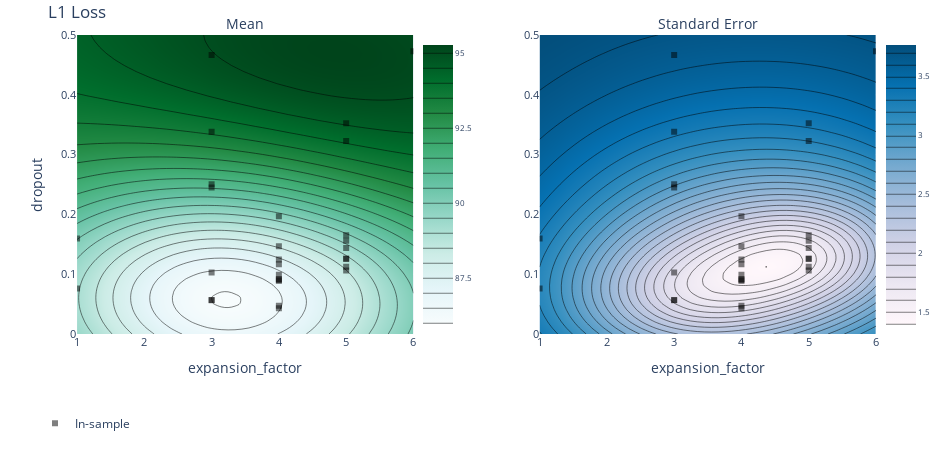

Write notebook code for a chart like this one.
### Code cell
render(ax_client.get_contour_plot(param_x="expansion_factor", param_y="dropout", metric_name="L1 Loss"))
best_parameters, values = ax_client.get_best_parameters()
print(best_parameters)
ax_client.save_to_json_file("mixer_optimization.json")

### Figure 1 — Plotly figure (JSON) as saved in the notebook; plotly's stock layout.template omitted (floating-point values rounded to 4 significant figures; data arrays with more than 128 entries replaced by an {"elided": "..."} marker saying what was removed)
{"data": [{"autocolorscale": false, "autocontour": true, "colorbar": {"tickfont": {"size": 8}, "ticksuffix": "", "x": 0.45, "y": 0.5}, "colorscale": [[0, "rgb(247,252,253)"], [0.125, "rgb(229,245,249)"], [0.25, "rgb(204,236,230)"], [0.375, "rgb(153,216,201)"], [0.5, "rgb(102,194,164)"], [0.625, "rgb(65,174,118)"], [0.75, "rgb(35,139,69)"], [0.875, "rgb(0,109,44)"], [1, "rgb(0,68,27)"]], "contours": {"coloring": "heatmap"}, "hoverinfo": "x+y+z", "ncontours": 25, "type": "contour", "x": [1, 1.102, 1.204, 1.306, 1.408, 1.51, 1.612, 1.714, 1.816, 1.918, 2.02, 2.122, 2.224, 2.327, 2.429, 2.531, 2.633, 2.735, 2.837, 2.939, 3.041, 3.143, 3.245, 3.347, 3.449, 3.551, 3.653, 3.755, 3.857, 3.959, 4.061, 4.163, 4.265, 4.367, 4.469, 4.571, 4.673, 4.776, 4.878, 4.98, 5.082, 5.184, 5.286, 5.388, 5.49, 5.592, 5.694, 5.796, 5.898, 6], "xaxis": "x", "y": [0, 0.0102, 0.02041, 0.03061, 0.04082, 0.05102, 0.06122, 0.07143, 0.08163, 0.09184, 0.102, 0.1122, 0.1224, 0.1327, 0.1429, 0.1531, 0.1633, 0.1735, 0.1837, 0.1939, 0.2041, 0.2143, 0.2245, 0.2347, 0.2449, 0.2551, 0.2653, 0.2755, 0.2857, 0.2959, 0.3061, 0.3163, 0.3265, 0.3367, 0.3469, 0.3571, 0.3673, 0.3776, 0.3878, 0.398, 0.4082, 0.4184, 0.4286, 0.4388, 0.449, 0.4592, 0.4694, 0.4796, 0.4898, 0.5], "yaxis": "y", "z": {"elided": "50x50 float values"}, "zauto": true, "zmax": 95.28, "zmin": -95.28}, {"autocolorscale": false, "autocontour": true, "colorbar": {"tickfont": {"size": 8}, "ticksuffix": "", "x": 1, "y": 0.5}, "colorscale": [[0, "rgb(255,247,251)"], [0.1429, "rgb(236,231,242)"], [0.2857, "rgb(208,209,230)"], [0.4286, "rgb(166,189,219)"], [0.5714, "rgb(116,169,207)"], [0.7143, "rgb(54,144,192)"], [0.8571, "rgb(5,112,176)"], [1, "rgb(3,78,123)"]], "contours": {"coloring": "heatmap"}, "hoverinfo": "x+y+z", "ncontours": 25, "type": "contour", "x": [1, 1.102, 1.204, 1.306, 1.408, 1.51, 1.612, 1.714, 1.816, 1.918, 2.02, 2.122, 2.224, 2.327, 2.429, 2.531, 2.633, 2.735, 2.837, 2.939, 3.041, 3.143, 3.245, 3.347, 3.449, 3.551, 3.653, 3.755, 3.857, 3.959, 4.061, 4.163, 4.265, 4.367, 4.469, 4.571, 4.673, 4.776, 4.878, 4.98, 5.082, 5.184, 5.286, 5.388, 5.49, 5.592, 5.694, 5.796, 5.898, 6], "xaxis": "x2", "y": [0, 0.0102, 0.02041, 0.03061, 0.04082, 0.05102, 0.06122, 0.07143, 0.08163, 0.09184, 0.102, 0.1122, 0.1224, 0.1327, 0.1429, 0.1531, 0.1633, 0.1735, 0.1837, 0.1939, 0.2041, 0.2143, 0.2245, 0.2347, 0.2449, 0.2551, 0.2653, 0.2755, 0.2857, 0.2959, 0.3061, 0.3163, 0.3265, 0.3367, 0.3469, 0.3571, 0.3673, 0.3776, 0.3878, 0.398, 0.4082, 0.4184, 0.4286, 0.4388, 0.449, 0.4592, 0.4694, 0.4796, 0.4898, 0.5], "yaxis": "y2", "z": {"elided": "50x50 float values"}}, {"hoverinfo": "text", "legendgroup": "In-sample", "marker": {"color": "black", "opacity": 0.5, "symbol": 1}, "mode": "markers", "name": "In-sample", "text": ["Arm 0_0<br>L1 Loss: 97.6978 (SEM: None)<br>patch_size: 48<br>dim: 512<br>depth: 4<br>dropout: 0.352444<br>expansion_factor: 5<br>expansion_factor_token: 1.5<br>timeframe: 1440<br>channels: 26<br>num_classes: 1", "Arm 1_0<br>L1 Loss: 99.0125 (SEM: None)<br>patch_size: 96<br>dim: 1024<br>depth: 8<br>dropout: 0.472661<br>expansion_factor: 6<br>expansion_factor_token: 0.5<br>timeframe: 1440<br>channels: 26<br>num_classes: 1", "Arm 2_0<br>L1 Loss: 93.0021 (SEM: None)<br>patch_size: 96<br>dim: 1024<br>depth: 8<br>dropout: 0.159672<br>expansion_factor: 1<br>expansion_factor_token: 1.5<br>timeframe: 1440<br>channels: 26<br>num_classes: 1", "Arm 3_0<br>L1 Loss: 91.4664 (SEM: None)<br>patch_size: 24<br>dim: 256<br>depth: 12<br>dropout: 0.0429145<br>expansion_factor: 4<br>expansion_factor_token: 1<br>timeframe: 1440<br>channels: 26<br>num_classes: 1", "Arm 4_0<br>L1 Loss: 94.5246 (SEM: None)<br>patch_size: 8<br>dim: 256<br>depth: 4<br>dropout: 0.250595<br>expansion_factor: 3<br>expansion_factor_token: 0.7<br>timeframe: 1440<br>channels: 26<br>num_classes: 1", "Arm 5_0<br>L1 Loss: 91.8484 (SEM: None)<br>patch_size: 96<br>dim: 768<br>depth: 2<br>dropout: 0.338125<br>expansion_factor: 3<br>expansion_factor_token: 1.5<br>timeframe: 1440<br>channels: 26<br>num_classes: 1", "Arm 6_0<br>L1 Loss: 86.416 (SEM: None)<br>patch_size: 24<br>dim: 512<br>depth: 8<br>dropout: 0.165223<br>expansion_factor: 5<br>expansion_factor_token: 0.7<br>timeframe: 1440<br>channels: 26<br>num_classes: 1", "Arm 7_0<br>L1 Loss: 91.2488 (SEM: None)<br>patch_size: 24<br>dim: 128<br>depth: 1<br>dropout: 0.197027<br>expansion_factor: 4<br>expansion_factor_token: 1.5<br>timeframe: 1440<br>channels: 26<br>num_classes: 1", "Arm 8_0<br>L1 Loss: 91.2414 (SEM: None)<br>patch_size: 16<br>dim: 1024<br>depth: 2<br>dropout: 0.245074<br>expansion_factor: 3<br>expansion_factor_token: 0.5<br>timeframe: 1440<br>channels: 26<br>num_classes: 1", "Arm 9_0<br>L1 Loss: 97.5245 (SEM: None)<br>patch_size: 24<br>dim: 1024<br>depth: 8<br>dropout: 0.322923<br>expansion_factor: 5<br>expansion_factor_token: 0.5<br>timeframe: 1440<br>channels: 26<br>num_classes: 1", "Arm 10_0<br>L1 Loss: 92.8213 (SEM: None)<br>patch_size: 32<br>dim: 128<br>depth: 1<br>dropout: 0.0762543<br>expansion_factor: 1<br>expansion_factor_token: 0.3<br>timeframe: 1440<br>channels: 26<br>num_classes: 1", "Arm 11_0<br>L1 Loss: 101.372 (SEM: None)<br>patch_size: 48<br>dim: 128<br>depth: 8<br>dropout: 0.46636<br>expansion_factor: 3<br>expansion_factor_token: 1<br>timeframe: 1440<br>channels: 26<br>num_classes: 1", "Arm 12_0<br>L1 Loss: 85.3469 (SEM: None)<br>patch_size: 24<br>dim: 512<br>depth: 6<br>dropout: 0.112395<br>expansion_factor: 5<br>expansion_factor_token: 0.7<br>timeframe: 1440<br>channels: 26<br>num_classes: 1", "Arm 13_0<br>L1 Loss: 93.4261 (SEM: None)<br>patch_size: 24<br>dim: 512<br>depth: 8<br>dropout: 0.106086<br>expansion_factor: 5<br>expansion_factor_token: 0.7<br>timeframe: 1440<br>channels: 26<br>num_classes: 1", "Arm 14_0<br>L1 Loss: 84.8628 (SEM: None)<br>patch_size: 24<br>dim: 512<br>depth: 4<br>dropout: 0.125265<br>expansion_factor: 5<br>expansion_factor_token: 0.7<br>timeframe: 1440<br>channels: 26<br>num_classes: 1", "Arm 15_0<br>L1 Loss: 86.1388 (SEM: None)<br>patch_size: 32<br>dim: 512<br>depth: 4<br>dropout: 0.146638<br>expansion_factor: 4<br>expansion_factor_token: 0.7<br>timeframe: 1440<br>channels: 26<br>num_classes: 1", "Arm 16_0<br>L1 Loss: 93.2366 (SEM: None)<br>patch_size: 24<br>dim: 512<br>depth: 4<br>dropout: 0.156131<br>expansion_factor: 5<br>expansion_factor_token: 1<br>timeframe: 1440<br>channels: 26<br>num_classes: 1", "Arm 17_0<br>L1 Loss: 98.556 (SEM: None)<br>patch_size: 32<br>dim: 512<br>depth: 4<br>dropout: 0.143816<br>expansion_factor: 5<br>expansion_factor_token: 0.7<br>timeframe: 1440<br>channels: 26<br>num_classes: 1", "Arm 18_0<br>L1 Loss: 89.0595 (SEM: None)<br>patch_size: 16<br>dim: 512<br>depth: 4<br>dropout: 0.0896177<br>expansion_factor: 4<br>expansion_factor_token: 0.7<br>timeframe: 1440<br>channels: 26<br>num_classes: 1", "Arm 19_0<br>L1 Loss: 86.8642 (SEM: None)<br>patch_size: 24<br>dim: 512<br>depth: 6<br>dropout: 0.124543<br>expansion_factor: 4<br>expansion_factor_token: 0.5<br>timeframe: 1440<br>channels: 26<br>num_classes: 1", "Arm 20_0<br>L1 Loss: 87.3422 (SEM: None)<br>patch_size: 16<br>dim: 512<br>depth: 4<br>dropout: 0.126198<br>expansion_factor: 5<br>expansion_factor_token: 0.5<br>timeframe: 1440<br>channels: 26<br>num_classes: 1", "Arm 21_0<br>L1 Loss: 88.6384 (SEM: None)<br>patch_size: 24<br>dim: 768<br>depth: 4<br>dropout: 0.0896228<br>expansion_factor: 4<br>expansion_factor_token: 0.5<br>timeframe: 1440<br>channels: 26<br>num_classes: 1", "Arm 22_0<br>L1 Loss: 84.3406 (SEM: None)<br>patch_size: 24<br>dim: 256<br>depth: 4<br>dropout: 0.0989935<br>expansion_factor: 4<br>expansion_factor_token: 0.5<br>timeframe: 1440<br>channels: 26<br>num_classes: 1", "Arm 23_0<br>L1 Loss: 84.0358 (SEM: None)<br>patch_size: 24<br>dim: 256<br>depth: 4<br>dropout: 0.1029<br>expansion_factor: 3<br>expansion_factor_token: 0.7<br>timeframe: 1440<br>channels: 26<br>num_classes: 1", "Arm 24_0<br>L1 Loss: 83.966 (SEM: None)<br>patch_size: 24<br>dim: 256<br>depth: 4<br>dropout: 0.0472068<br>expansion_factor: 4<br>expansion_factor_token: 0.7<br>timeframe: 1440<br>channels: 26<br>num_classes: 1", "Arm 25_0<br>L1 Loss: 83.2052 (SEM: None)<br>patch_size: 24<br>dim: 512<br>depth: 4<br>dropout: 0.0567981<br>expansion_factor: 3<br>expansion_factor_token: 0.7<br>timeframe: 1440<br>channels: 26<br>num_classes: 1", "Arm 26_0<br>L1 Loss: 85.4192 (SEM: None)<br>patch_size: 24<br>dim: 256<br>depth: 4<br>dropout: 0.0566064<br>expansion_factor: 3<br>expansion_factor_token: 0.5<br>timeframe: 1440<br>channels: 26<br>num_classes: 1", "Arm 27_0<br>L1 Loss: 86.7859 (SEM: None)<br>patch_size: 24<br>dim: 512<br>depth: 2<br>dropout: 0.0918033<br>expansion_factor: 4<br>expansion_factor_token: 0.7<br>timeframe: 1440<br>channels: 26<br>num_classes: 1", "Arm 28_0<br>L1 Loss: 94.1061 (SEM: None)<br>patch_size: 24<br>dim: 256<br>depth: 4<br>dropout: 0.11666<br>expansion_factor: 4<br>expansion_factor_token: 0.7<br>timeframe: 1440<br>channels: 26<br>num_classes: 1"], "type": "scatter", "x": [5, 6, 1, 4, 3, 3, 5, 4, 3, 5, 1, 3, 5, 5, 5, 4, 5, 5, 4, 4, 5, 4, 4, 3, 4, 3, 3, 4, 4], "xaxis": "x", "y": [0.3524, 0.4727, 0.1597, 0.04291, 0.2506, 0.3381, 0.1652, 0.197, 0.2451, 0.3229, 0.07625, 0.4664, 0.1124, 0.1061, 0.1253, 0.1466, 0.1561, 0.1438, 0.08962, 0.1245, 0.1262, 0.08962, 0.09899, 0.1029, 0.04721, 0.0568, 0.05661, 0.0918, 0.1167], "yaxis": "y"}, {"hoverinfo": "text", "legendgroup": "In-sample", "marker": {"color": "black", "opacity": 0.5, "symbol": 1}, "mode": "markers", "name": "In-sample", "showlegend": false, "text": ["Arm 0_0<br>L1 Loss: 97.6978 (SEM: None)<br>patch_size: 48<br>dim: 512<br>depth: 4<br>dropout: 0.352444<br>expansion_factor: 5<br>expansion_factor_token: 1.5<br>timeframe: 1440<br>channels: 26<br>num_classes: 1", "Arm 1_0<br>L1 Loss: 99.0125 (SEM: None)<br>patch_size: 96<br>dim: 1024<br>depth: 8<br>dropout: 0.472661<br>expansion_factor: 6<br>expansion_factor_token: 0.5<br>timeframe: 1440<br>channels: 26<br>num_classes: 1", "Arm 2_0<br>L1 Loss: 93.0021 (SEM: None)<br>patch_size: 96<br>dim: 1024<br>depth: 8<br>dropout: 0.159672<br>expansion_factor: 1<br>expansion_factor_token: 1.5<br>timeframe: 1440<br>channels: 26<br>num_classes: 1", "Arm 3_0<br>L1 Loss: 91.4664 (SEM: None)<br>patch_size: 24<br>dim: 256<br>depth: 12<br>dropout: 0.0429145<br>expansion_factor: 4<br>expansion_factor_token: 1<br>timeframe: 1440<br>channels: 26<br>num_classes: 1", "Arm 4_0<br>L1 Loss: 94.5246 (SEM: None)<br>patch_size: 8<br>dim: 256<br>depth: 4<br>dropout: 0.250595<br>expansion_factor: 3<br>expansion_factor_token: 0.7<br>timeframe: 1440<br>channels: 26<br>num_classes: 1", "Arm 5_0<br>L1 Loss: 91.8484 (SEM: None)<br>patch_size: 96<br>dim: 768<br>depth: 2<br>dropout: 0.338125<br>expansion_factor: 3<br>expansion_factor_token: 1.5<br>timeframe: 1440<br>channels: 26<br>num_classes: 1", "Arm 6_0<br>L1 Loss: 86.416 (SEM: None)<br>patch_size: 24<br>dim: 512<br>depth: 8<br>dropout: 0.165223<br>expansion_factor: 5<br>expansion_factor_token: 0.7<br>timeframe: 1440<br>channels: 26<br>num_classes: 1", "Arm 7_0<br>L1 Loss: 91.2488 (SEM: None)<br>patch_size: 24<br>dim: 128<br>depth: 1<br>dropout: 0.197027<br>expansion_factor: 4<br>expansion_factor_token: 1.5<br>timeframe: 1440<br>channels: 26<br>num_classes: 1", "Arm 8_0<br>L1 Loss: 91.2414 (SEM: None)<br>patch_size: 16<br>dim: 1024<br>depth: 2<br>dropout: 0.245074<br>expansion_factor: 3<br>expansion_factor_token: 0.5<br>timeframe: 1440<br>channels: 26<br>num_classes: 1", "Arm 9_0<br>L1 Loss: 97.5245 (SEM: None)<br>patch_size: 24<br>dim: 1024<br>depth: 8<br>dropout: 0.322923<br>expansion_factor: 5<br>expansion_factor_token: 0.5<br>timeframe: 1440<br>channels: 26<br>num_classes: 1", "Arm 10_0<br>L1 Loss: 92.8213 (SEM: None)<br>patch_size: 32<br>dim: 128<br>depth: 1<br>dropout: 0.0762543<br>expansion_factor: 1<br>expansion_factor_token: 0.3<br>timeframe: 1440<br>channels: 26<br>num_classes: 1", "Arm 11_0<br>L1 Loss: 101.372 (SEM: None)<br>patch_size: 48<br>dim: 128<br>depth: 8<br>dropout: 0.46636<br>expansion_factor: 3<br>expansion_factor_token: 1<br>timeframe: 1440<br>channels: 26<br>num_classes: 1", "Arm 12_0<br>L1 Loss: 85.3469 (SEM: None)<br>patch_size: 24<br>dim: 512<br>depth: 6<br>dropout: 0.112395<br>expansion_factor: 5<br>expansion_factor_token: 0.7<br>timeframe: 1440<br>channels: 26<br>num_classes: 1", "Arm 13_0<br>L1 Loss: 93.4261 (SEM: None)<br>patch_size: 24<br>dim: 512<br>depth: 8<br>dropout: 0.106086<br>expansion_factor: 5<br>expansion_factor_token: 0.7<br>timeframe: 1440<br>channels: 26<br>num_classes: 1", "Arm 14_0<br>L1 Loss: 84.8628 (SEM: None)<br>patch_size: 24<br>dim: 512<br>depth: 4<br>dropout: 0.125265<br>expansion_factor: 5<br>expansion_factor_token: 0.7<br>timeframe: 1440<br>channels: 26<br>num_classes: 1", "Arm 15_0<br>L1 Loss: 86.1388 (SEM: None)<br>patch_size: 32<br>dim: 512<br>depth: 4<br>dropout: 0.146638<br>expansion_factor: 4<br>expansion_factor_token: 0.7<br>timeframe: 1440<br>channels: 26<br>num_classes: 1", "Arm 16_0<br>L1 Loss: 93.2366 (SEM: None)<br>patch_size: 24<br>dim: 512<br>depth: 4<br>dropout: 0.156131<br>expansion_factor: 5<br>expansion_factor_token: 1<br>timeframe: 1440<br>channels: 26<br>num_classes: 1", "Arm 17_0<br>L1 Loss: 98.556 (SEM: None)<br>patch_size: 32<br>dim: 512<br>depth: 4<br>dropout: 0.143816<br>expansion_factor: 5<br>expansion_factor_token: 0.7<br>timeframe: 1440<br>channels: 26<br>num_classes: 1", "Arm 18_0<br>L1 Loss: 89.0595 (SEM: None)<br>patch_size: 16<br>dim: 512<br>depth: 4<br>dropout: 0.0896177<br>expansion_factor: 4<br>expansion_factor_token: 0.7<br>timeframe: 1440<br>channels: 26<br>num_classes: 1", "Arm 19_0<br>L1 Loss: 86.8642 (SEM: None)<br>patch_size: 24<br>dim: 512<br>depth: 6<br>dropout: 0.124543<br>expansion_factor: 4<br>expansion_factor_token: 0.5<br>timeframe: 1440<br>channels: 26<br>num_classes: 1", "Arm 20_0<br>L1 Loss: 87.3422 (SEM: None)<br>patch_size: 16<br>dim: 512<br>depth: 4<br>dropout: 0.126198<br>expansion_factor: 5<br>expansion_factor_token: 0.5<br>timeframe: 1440<br>channels: 26<br>num_classes: 1", "Arm 21_0<br>L1 Loss: 88.6384 (SEM: None)<br>patch_size: 24<br>dim: 768<br>depth: 4<br>dropout: 0.0896228<br>expansion_factor: 4<br>expansion_factor_token: 0.5<br>timeframe: 1440<br>channels: 26<br>num_classes: 1", "Arm 22_0<br>L1 Loss: 84.3406 (SEM: None)<br>patch_size: 24<br>dim: 256<br>depth: 4<br>dropout: 0.0989935<br>expansion_factor: 4<br>expansion_factor_token: 0.5<br>timeframe: 1440<br>channels: 26<br>num_classes: 1", "Arm 23_0<br>L1 Loss: 84.0358 (SEM: None)<br>patch_size: 24<br>dim: 256<br>depth: 4<br>dropout: 0.1029<br>expansion_factor: 3<br>expansion_factor_token: 0.7<br>timeframe: 1440<br>channels: 26<br>num_classes: 1", "Arm 24_0<br>L1 Loss: 83.966 (SEM: None)<br>patch_size: 24<br>dim: 256<br>depth: 4<br>dropout: 0.0472068<br>expansion_factor: 4<br>expansion_factor_token: 0.7<br>timeframe: 1440<br>channels: 26<br>num_classes: 1", "Arm 25_0<br>L1 Loss: 83.2052 (SEM: None)<br>patch_size: 24<br>dim: 512<br>depth: 4<br>dropout: 0.0567981<br>expansion_factor: 3<br>expansion_factor_token: 0.7<br>timeframe: 1440<br>channels: 26<br>num_classes: 1", "Arm 26_0<br>L1 Loss: 85.4192 (SEM: None)<br>patch_size: 24<br>dim: 256<br>depth: 4<br>dropout: 0.0566064<br>expansion_factor: 3<br>expansion_factor_token: 0.5<br>timeframe: 1440<br>channels: 26<br>num_classes: 1", "Arm 27_0<br>L1 Loss: 86.7859 (SEM: None)<br>patch_size: 24<br>dim: 512<br>depth: 2<br>dropout: 0.0918033<br>expansion_factor: 4<br>expansion_factor_token: 0.7<br>timeframe: 1440<br>channels: 26<br>num_classes: 1", "Arm 28_0<br>L1 Loss: 94.1061 (SEM: None)<br>patch_size: 24<br>dim: 256<br>depth: 4<br>dropout: 0.11666<br>expansion_factor: 4<br>expansion_factor_token: 0.7<br>timeframe: 1440<br>channels: 26<br>num_classes: 1"], "type": "scatter", "x": [5, 6, 1, 4, 3, 3, 5, 4, 3, 5, 1, 3, 5, 5, 5, 4, 5, 5, 4, 4, 5, 4, 4, 3, 4, 3, 3, 4, 4], "xaxis": "x2", "y": [0.3524, 0.4727, 0.1597, 0.04291, 0.2506, 0.3381, 0.1652, 0.197, 0.2451, 0.3229, 0.07625, 0.4664, 0.1124, 0.1061, 0.1253, 0.1466, 0.1561, 0.1438, 0.08962, 0.1245, 0.1262, 0.08962, 0.09899, 0.1029, 0.04721, 0.0568, 0.05661, 0.0918, 0.1167], "yaxis": "y2"}], "layout": {"annotations": [{"font": {"size": 14}, "showarrow": false, "text": "Mean", "x": 0.25, "xanchor": "center", "xref": "paper", "y": 1, "yanchor": "bottom", "yref": "paper"}, {"font": {"size": 14}, "showarrow": false, "text": "Standard Error", "x": 0.8, "xanchor": "center", "xref": "paper", "y": 1, "yanchor": "bottom", "yref": "paper"}], "autosize": false, "height": 450, "hovermode": "closest", "legend": {"orientation": "h", "x": 0, "y": -0.25}, "margin": {"b": 100, "l": 35, "pad": 0, "r": 35, "t": 35}, "title": {"text": "L1 Loss"}, "width": 950, "xaxis": {"anchor": "y", "autorange": false, "domain": [0.05, 0.45], "exponentformat": "e", "range": [1, 6], "tickfont": {"size": 11}, "tickmode": "auto", "title": {"text": "expansion_factor"}, "type": "linear"}, "xaxis2": {"anchor": "y2", "autorange": false, "domain": [0.6, 1], "exponentformat": "e", "range": [1, 6], "tickfont": {"size": 11}, "tickmode": "auto", "title": {"text": "expansion_factor"}, "type": "linear"}, "yaxis": {"anchor": "x", "autorange": false, "domain": [0, 1], "exponentformat": "e", "range": [0, 0.5], "tickfont": {"size": 11}, "tickmode": "auto", "title": {"text": "dropout"}, "type": "linear"}, "yaxis2": {"anchor": "x2", "autorange": false, "domain": [0, 1], "exponentformat": "e", "range": [0, 0.5], "tickfont": {"size": 11}, "tickmode": "auto", "type": "linear"}}}
